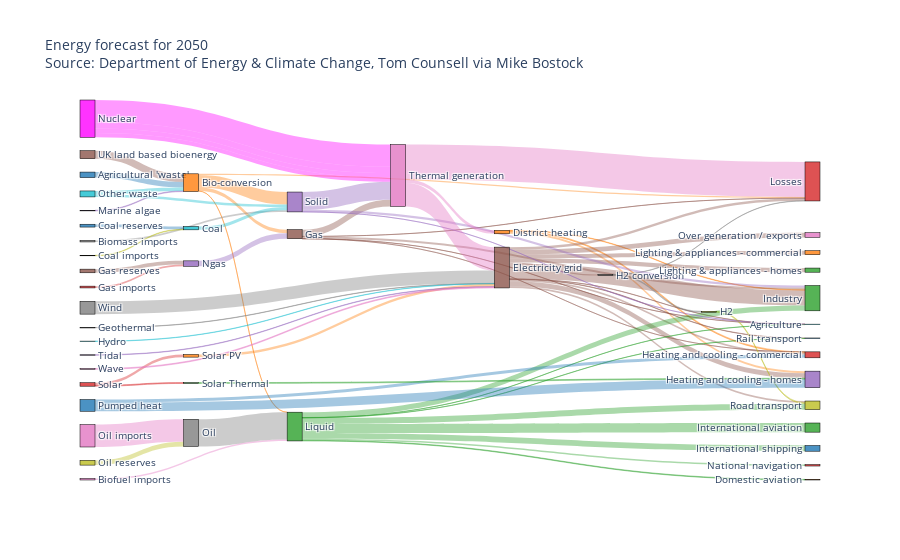

This figure's notebook cell:
### Code cell
# https://python-graph-gallery.com/

import plotly.graph_objects as go
import urllib, json

url = 'https://raw.githubusercontent.com/plotly/plotly.js/master/test/image/mocks/sankey_energy.json'
response = urllib.request.urlopen(url)
data = json.loads(response.read())

# override gray link colors with 'source' colors
opacity = 0.4
# change 'magenta' to its 'rgba' value to add opacity
data['data'][0]['node']['color'] = ['rgba(255,0,255, 0.8)' if color == "magenta" else color for color in data['data'][0]['node']['color']]
data['data'][0]['link']['color'] = [data['data'][0]['node']['color'][src].replace("0.8", str(opacity))
                                    for src in data['data'][0]['link']['source']]

fig = go.Figure(data=[go.Sankey(
    valueformat = ".0f",
    valuesuffix = "TWh",
    # Define nodes
    node = dict(
      pad = 15,
      thickness = 15,
      line = dict(color = "black", width = 0.5),
      label =  data['data'][0]['node']['label'],
      color =  data['data'][0]['node']['color']
    ),
    # Add links
    link = dict(
      source =  data['data'][0]['link']['source'],
      target =  data['data'][0]['link']['target'],
      value =  data['data'][0]['link']['value'],
      label =  data['data'][0]['link']['label'],
      color =  data['data'][0]['link']['color']
))])

fig.update_layout(title_text="Energy forecast for 2050<br>Source: Department of Energy & Climate Change, Tom Counsell via <a href='https://bost.ocks.org/mike/sankey/'>Mike Bostock</a>",
                  font_size=10)

### Figure 1 — Plotly figure (JSON) as saved in the notebook; plotly's stock layout.template omitted (floating-point values rounded to 4 significant figures)
{"data": [{"link": {"color": ["rgba(31, 119, 180, 0.4)", "rgba(255, 127, 14, 0.4)", "rgba(255, 127, 14, 0.4)", "rgba(255, 127, 14, 0.4)", "rgba(255, 127, 14, 0.4)", "rgba(227, 119, 194, 0.4)", "rgba(127, 127, 127, 0.4)", "rgba(188, 189, 34, 0.4)", "rgba(31, 119, 180, 0.4)", "rgba(23, 190, 207, 0.4)", "rgba(255, 127, 14, 0.4)", "rgba(255, 127, 14, 0.4)", "rgba(255, 127, 14, 0.4)", "rgba(140, 86, 75, 0.4)", "rgba(140, 86, 75, 0.4)", "rgba(140, 86, 75, 0.4)", "rgba(140, 86, 75, 0.4)", "rgba(140, 86, 75, 0.4)", "rgba(140, 86, 75, 0.4)", "rgba(140, 86, 75, 0.4)", "rgba(140, 86, 75, 0.4)", "rgba(140, 86, 75, 0.4)", "rgba(140, 86, 75, 0.4)", "rgba(140, 86, 75, 0.4)", "rgba(214, 39, 40, 0.4)", "rgba(140, 86, 75, 0.4)", "rgba(140, 86, 75, 0.4)", "rgba(140, 86, 75, 0.4)", "rgba(140, 86, 75, 0.4)", "rgba(140, 86, 75, 0.4)", "rgba(140, 86, 75, 0.4)", "rgba(127, 127, 127, 0.4)", "rgba(127, 127, 127, 0.4)", "rgba(127, 127, 127, 0.4)", "rgba(188, 189, 34, 0.4)", "rgba(23, 190, 207, 0.4)", "rgba(44, 160, 44, 0.4)", "rgba(44, 160, 44, 0.4)", "rgba(44, 160, 44, 0.4)", "rgba(44, 160, 44, 0.4)", "rgba(44, 160, 44, 0.4)", "rgba(44, 160, 44, 0.4)", "rgba(44, 160, 44, 0.4)", "rgba(44, 160, 44, 0.4)", "rgba(148, 103, 189, 0.4)", "rgba(148, 103, 189, 0.4)", "rgba(255,0,255, 0.4)", "rgba(255,0,255, 0.4)", "rgba(227, 119, 194, 0.4)", "rgba(188, 189, 34, 0.4)", "rgba(127, 127, 127, 0.4)", "rgba(23, 190, 207, 0.4)", "rgba(23, 190, 207, 0.4)", "rgba(31, 119, 180, 0.4)", "rgba(31, 119, 180, 0.4)", "rgba(255, 127, 14, 0.4)", "rgba(44, 160, 44, 0.4)", "rgba(214, 39, 40, 0.4)", "rgba(214, 39, 40, 0.4)", "rgba(148, 103, 189, 0.4)", "rgba(148, 103, 189, 0.4)", "rgba(148, 103, 189, 0.4)", "rgba(227, 119, 194, 0.4)", "rgba(227, 119, 194, 0.4)", "rgba(227, 119, 194, 0.4)", "rgba(148, 103, 189, 0.4)", "rgba(140, 86, 75, 0.4)", "rgba(227, 119, 194, 0.4)", "rgba(127, 127, 127, 0.4)", "rgba(255,0,255, 0.4)", "rgba(255,0,255, 0.4)"], "label": ["stream 1", "", "", "", "stream 1", "", "", "", "", "", "", "", "", "", "", "", "", "", "", "", "", "", "", "", "", "", "", "", "", "", "stream 1", "", "", "", "", "", "", "", "", "", "", "", "", "", "", "", "Old generation plant (made-up)", "New generation plant (made-up)", "", "", "", "", "", "", "", "", "", "", "", "", "", "", "", "", "", "", "", "", "", "", ""], "source": [0, 1, 1, 1, 1, 6, 7, 8, 10, 9, 11, 11, 11, 15, 15, 15, 15, 15, 15, 15, 15, 15, 15, 15, 23, 25, 5, 5, 5, 5, 5, 27, 17, 17, 28, 29, 2, 2, 2, 2, 2, 2, 2, 2, 34, 24, 35, 35, 36, 38, 37, 39, 39, 40, 40, 41, 42, 43, 43, 4, 4, 4, 26, 26, 26, 44, 45, 46, 47, 35, 35], "target": [1, 2, 3, 4, 5, 2, 4, 9, 9, 4, 12, 13, 14, 16, 14, 17, 12, 18, 19, 13, 3, 20, 21, 22, 24, 24, 13, 3, 26, 19, 12, 15, 28, 3, 18, 15, 12, 30, 18, 31, 32, 19, 33, 20, 1, 5, 26, 26, 37, 37, 2, 4, 1, 14, 13, 15, 14, 42, 41, 19, 26, 12, 15, 3, 11, 15, 1, 15, 15, 26, 26], "value": [124.7, 0.597, 26.86, 280.3, 81.14, 35, 35, 11.61, 63.97, 75.57, 10.64, 22.5, 46.18, 104.5, 113.7, 27.14, 342.2, 37.8, 4.412, 40.86, 56.69, 7.863, 90.01, 93.49, 40.72, 82.23, 0.129, 1.401, 151.9, 2.096, 48.58, 7.013, 20.9, 6.242, 20.9, 6.995, 121.1, 128.7, 135.8, 14.46, 206.3, 3.64, 33.22, 4.413, 14.38, 123.0, 500, 140.0, 504.3, 107.7, 612.0, 56.59, 77.81, 193.0, 70.67, 59.9, 19.26, 19.26, 59.9, 0.882, 400.1, 46.48, 525.5, 787.1, 79.33, 9.452, 182.0, 19.01, 289.4, 100, 100]}, "node": {"color": ["rgba(31, 119, 180, 0.8)", "rgba(255, 127, 14, 0.8)", "rgba(44, 160, 44, 0.8)", "rgba(214, 39, 40, 0.8)", "rgba(148, 103, 189, 0.8)", "rgba(140, 86, 75, 0.8)", "rgba(227, 119, 194, 0.8)", "rgba(127, 127, 127, 0.8)", "rgba(188, 189, 34, 0.8)", "rgba(23, 190, 207, 0.8)", "rgba(31, 119, 180, 0.8)", "rgba(255, 127, 14, 0.8)", "rgba(44, 160, 44, 0.8)", "rgba(214, 39, 40, 0.8)", "rgba(148, 103, 189, 0.8)", "rgba(140, 86, 75, 0.8)", "rgba(227, 119, 194, 0.8)", "rgba(127, 127, 127, 0.8)", "rgba(188, 189, 34, 0.8)", "rgba(23, 190, 207, 0.8)", "rgba(31, 119, 180, 0.8)", "rgba(255, 127, 14, 0.8)", "rgba(44, 160, 44, 0.8)", "rgba(214, 39, 40, 0.8)", "rgba(148, 103, 189, 0.8)", "rgba(140, 86, 75, 0.8)", "rgba(227, 119, 194, 0.8)", "rgba(127, 127, 127, 0.8)", "rgba(188, 189, 34, 0.8)", "rgba(23, 190, 207, 0.8)", "rgba(31, 119, 180, 0.8)", "rgba(255, 127, 14, 0.8)", "rgba(44, 160, 44, 0.8)", "rgba(214, 39, 40, 0.8)", "rgba(148, 103, 189, 0.8)", "rgba(255,0,255, 0.8)", "rgba(227, 119, 194, 0.8)", "rgba(127, 127, 127, 0.8)", "rgba(188, 189, 34, 0.8)", "rgba(23, 190, 207, 0.8)", "rgba(31, 119, 180, 0.8)", "rgba(255, 127, 14, 0.8)", "rgba(44, 160, 44, 0.8)", "rgba(214, 39, 40, 0.8)", "rgba(148, 103, 189, 0.8)", "rgba(140, 86, 75, 0.8)", "rgba(227, 119, 194, 0.8)", "rgba(127, 127, 127, 0.8)"], "label": ["Agricultural 'waste'", "Bio-conversion", "Liquid", "Losses", "Solid", "Gas", "Biofuel imports", "Biomass imports", "Coal imports", "Coal", "Coal reserves", "District heating", "Industry", "Heating and cooling - commercial", "Heating and cooling - homes", "Electricity grid", "Over generation / exports", "H2 conversion", "Road transport", "Agriculture", "Rail transport", "Lighting & appliances - commercial", "Lighting & appliances - homes", "Gas imports", "Ngas", "Gas reserves", "Thermal generation", "Geothermal", "H2", "Hydro", "International shipping", "Domestic aviation", "International aviation", "National navigation", "Marine algae", "Nuclear", "Oil imports", "Oil", "Oil reserves", "Other waste", "Pumped heat", "Solar PV", "Solar Thermal", "Solar", "Tidal", "UK land based bioenergy", "Wave", "Wind"], "line": {"color": "black", "width": 0.5}, "pad": 15, "thickness": 15}, "type": "sankey", "valueformat": ".0f", "valuesuffix": "TWh"}], "layout": {"autosize": true, "font": {"size": 10}, "title": {"text": "Energy forecast for 2050<br>Source: Department of Energy & Climate Change, Tom Counsell via <a href='https://bost.ocks.org/mike/sankey/'>Mike Bostock</a>"}}}
